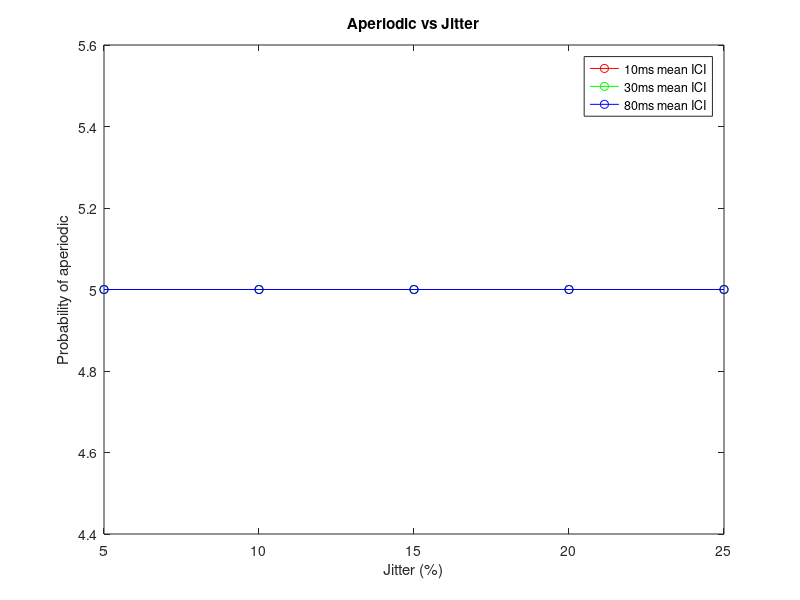

Reproduce this figure in MATLAB.
clear
clc

meanICI = [10, 30, 80]; %(ms)
randVect = zeros(3,(5*10)); % for saving data later
testVect = zeros(3, (5*10));


for i=1:3
    jitterVect = zeros(5*10);
    for j=1:length(jitterVect)
        k = j * 5;
        jitterVect(j) = mod(k, 25) + 5;
    end
    jitterVect = jitterVect(randperm(length(jitterVect)));
    randVect(i,:) = jitterVect;
    
    tracker = 1;
    
    for j=jitterVect
        disp("(" + tracker + "/50) Playing next sound...");
        pause(1);
    
        soundFile = zeros(1,10000);
        
        ici = meanICI(i);
        variability = (j / 100) * ici;
        
        interval = (ici-variability) + (2*variability)*rand(1,1);
        
        while interval < 10000
            soundFile(floor(interval)) = 1;
            interval = interval + (ici-variability) + (2*variability)*rand(1,1);
        end
        
        sound(soundFile, 10000);
        
        prompt = 'Enter 1 if aperiodic, 0 if periodic: ';
        testVect(i,tracker) = input(prompt);
        tracker = tracker + 1;
    end
    
end

data = zeros(4, 5);

for i=1:length(data)
    data(1,i) = i*5;
end

for i=1:3
    for j=1:length(testVect)
        data((i+1), (randVect(i,j)/5)) = data((i+1), (randVect(i,j)/5)) + testVect(i,j);
    end
end

for i=2:4
    for j=1:5
        data(i,j) = data(i,j) / 10;
    end
end

figure(1)
plot(data(1,:), data(2,:), '-o', 'Color', 'red')
hold on
plot(data(1,:), data(3,:), '-o', 'Color', 'green')
hold on
plot(data(1,:), data(4,:), '-o', 'Color', 'blue')
hold on
xlabel('Jitter (%)')
ylabel('Probability of aperiodic')
title('Aperiodic vs Jitter')
legend('10ms mean ICI','30ms mean ICI','80ms mean ICI')



